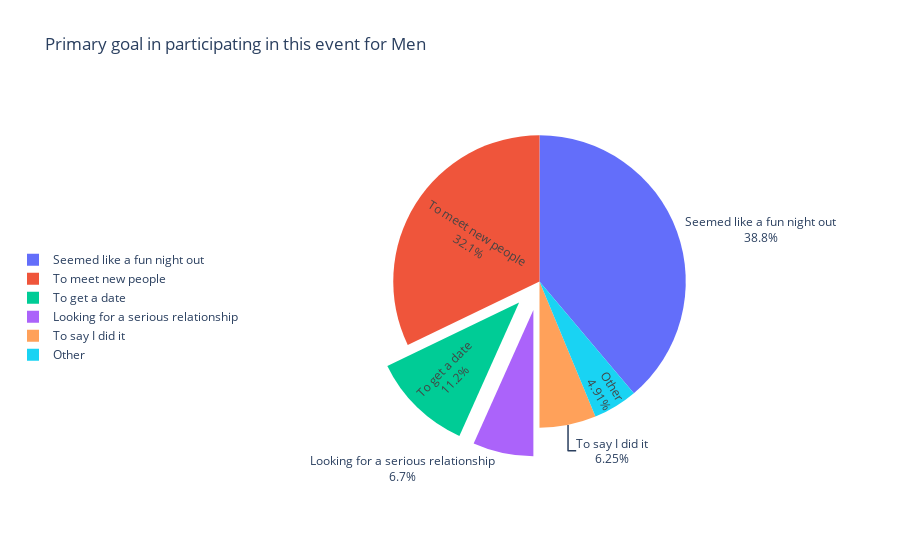

Source (notebook cell):
### Code cell
#visualisation des objectifs en début de soirée pour les hommes, focus sur ceux qui cherchent un rdv ou un relation sérieuse
labels = ["Seemed like a fun night out", "To meet new people", "To get a date", "Looking for a serious relationship",
          "To say I did it", "Other"]

fig = go.Figure(data=[go.Pie(labels=labels, values=df_unique[df_unique['gender'] == 'Man']["goal"].value_counts(), textinfo='label+percent',
                             insidetextorientation='radial',
                             pull=[0, 0, 0.2, 0.2, 0., 0]
                            )])
fig.update(layout_title_text='Primary goal in participating in this event for Men',
          layout_legend=dict(yanchor="top", y=0.6, xanchor="left", x=-1
))

fig.show()

### Figure 1 — Plotly figure (JSON) as saved in the notebook; plotly's stock layout.template omitted (floating-point values rounded to 4 significant figures)
{"data": [{"insidetextorientation": "radial", "labels": ["Seemed like a fun night out", "To meet new people", "To get a date", "Looking for a serious relationship", "To say I did it", "Other"], "pull": [0, 0, 0.2, 0.2, 0, 0], "textinfo": "label+percent", "type": "pie", "values": [87, 72, 25, 15, 14, 11]}], "layout": {"legend": {"x": -1, "xanchor": "left", "y": 0.6, "yanchor": "top"}, "title": {"text": "Primary goal in participating in this event for Men"}}}
